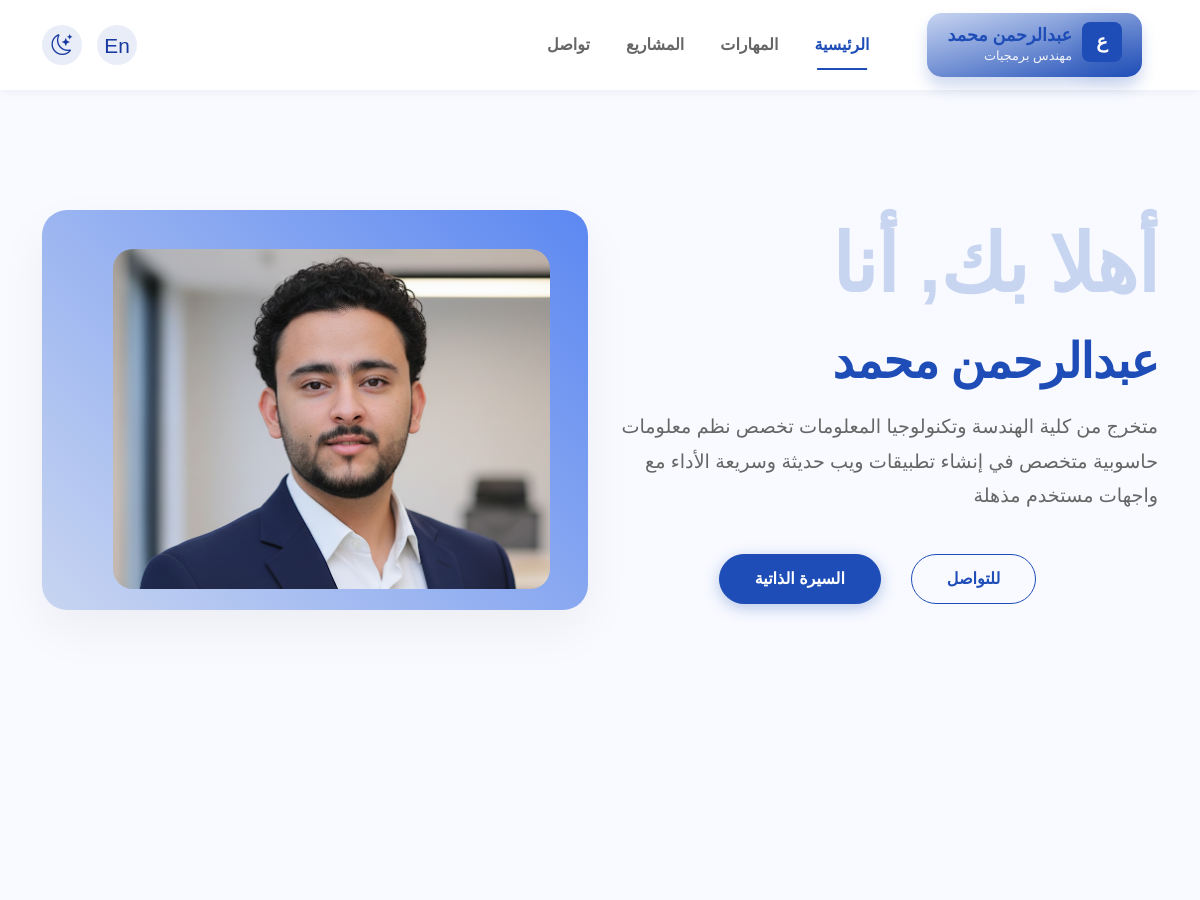
The page /ar/home (upper part) on the database as committed earlier.
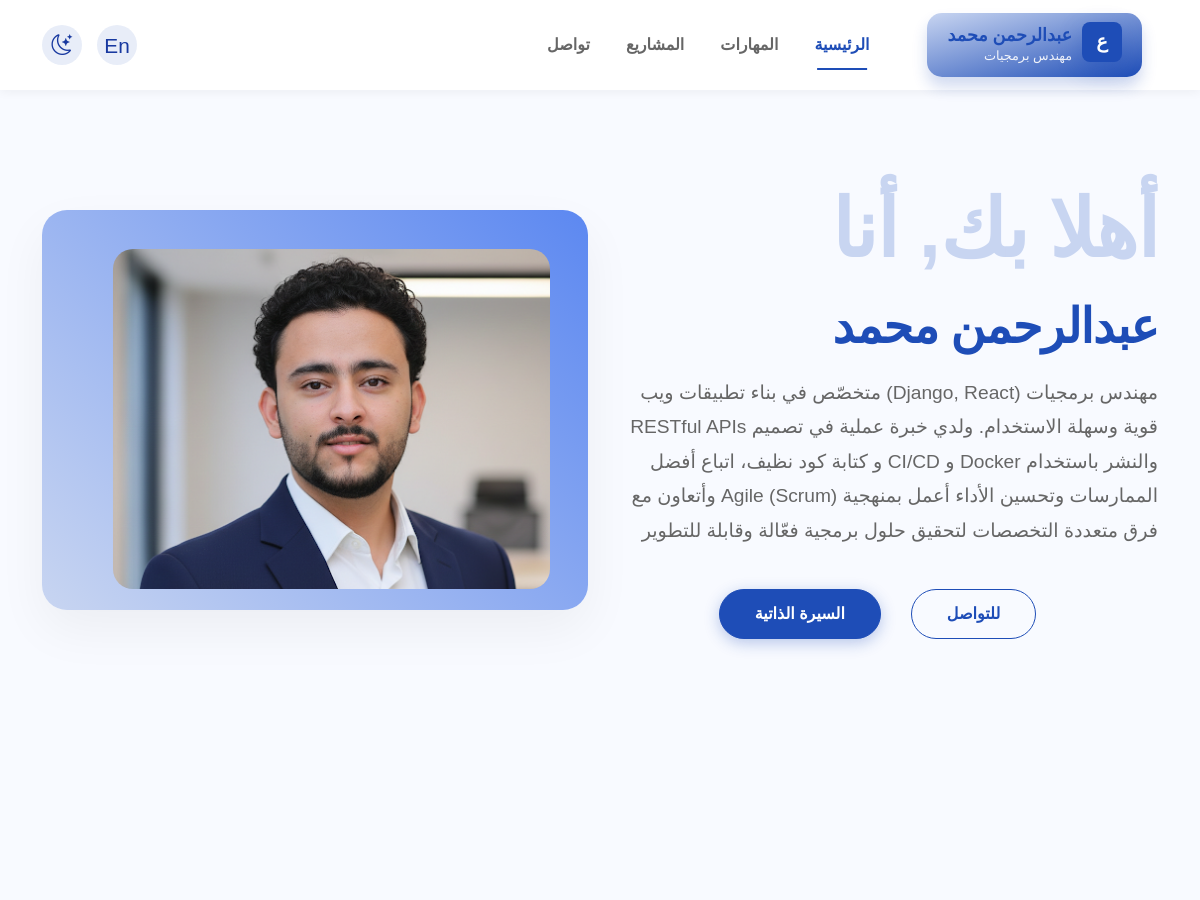
The same page on the database as committed later.
### prof/models.py (models this page shows, shortened)
class PersonalInfo(models.Model):
    brand = models.CharField(max_length=3, null=True, blank=True)
    image = models.ImageField(upload_to='profile/', blank=True)
    name = models.CharField(max_length=150)
    title = models.CharField(max_length=150)
    bio = models.TextField()
    email = models.EmailField()
    phone = models.CharField(max_length=30, blank=True)
    location = models.CharField(max_length=150)
    cv = models.FileField(upload_to='cv/', blank=True)
    class Meta:
        verbose_name = "البيانات الشخصية"
        verbose_name_plural = "البيانات الشخصية"

### prof/views.py (the view)
# urls.py: 2. Add a URL to urlpatterns:  path('', views.home, name='home')
def home(request):
    profile = PersonalInfo.objects.first()
    skills = Skills.objects.all()
    projects = Project.objects.prefetch_related('tech', 'images').all()
    social = SocialLink.objects.all()
    context = {
        'profile': profile,
        'skills': skills,
        'projects': projects,
        'socials': social,
    }
    return render(request, 'prof/index.html', context)

### prof/templates/prof/index.html (shortened to what this page needs)
{% load static %}
{% load i18n %}
<!DOCTYPE html>
<html lang="ar" dir="rtl">
<head>
    <link rel="stylesheet" href="{% static 'prof/css/bootstrap.min.css' %}">
    <link rel="stylesheet" href="https://cdn.jsdelivr.net/gh/devicons/devicon@latest/devicon.min.css" />
    <link rel="stylesheet" href="https://cdn.jsdelivr.net/npm/bootstrap-icons@1.11.1/font/bootstrap-icons.css">
    <link rel="stylesheet" href="https://cdnjs.cloudflare.com/ajax/libs/font-awesome/6.4.0/css/all.min.css">
</head>
<body style="scroll-behavior: smooth;">
    <nav class="navbar navbar-expand-lg sticky-top">
        <div class="container">
            <a class="navbar-brand" href="#home">
                <div class="navbar-brand-box">
                    <div class="brand-logo">{{ profile.brand }}</div>
                    <div class="brand-text">
                        <h1>{{ profile.name }}</h1>
                        <p>{{ profile.title }}</p>
                    </div>
                </div>
            </a>
            <div class="collapse navbar-collapse" style="justify-content: space-between;" id="navbarNav">
                <ul class="navbar-nav">
                    <li class="nav-item">
                        <a class="nav-link active" href="#home">{% trans "الرئيسية" %}</a>
                    </li>
                    <li class="nav-item">
                        <a class="nav-link" href="#skills">{% trans "المهارات" %}</a>
                    </li>
                    <li class="nav-item">
                        <a class="nav-link" href="#projects">{% trans "المشاريع" %}</a>
                    </li>
                    <li class="nav-item">
                        <a class="nav-link" href="#contact">{% trans "تواصل" %}</a>
                    </li>
                </ul>
                <div class="nav-icons">
                    <button class="icon-btn" id="langToggle">
                    </button>
                    <button class="icon-btn" id="darkModeToggle" title="الوضع المظلم">
                        <i class="bi bi-moon-stars"></i>
                    </button>
                </div>
            </div>
        </div>
    </nav>
    <section class="hero-section" id="home">
        <div class="container">
            <div class="row align-items-center">
                <div class="col-lg-6 order-lg-1">
                    <h3 class="w-title">{% trans "أهلا بك, أنا" %}</h3>
                    <h3 class="hero-title">{{ profile.name }}</h3>
                    <p class="hero-description ms-auto">
                        {{ profile.bio }}
                    </p>
                    <div class="d-flex flex-column flex-sm-row " style="justify-content: center; ">
                        <a href="{{ profile.cv.url }}" class="btn btn-primary-custom mb-2 mb-sm-0 order-sm-2"
                            target="_blank">
                            {% trans "السيرة الذاتية"%}</a>
                        <a href="#contact" class="btn btn-outline-primary btn-outline-custom order-sm-1">{% trans "للتواصل" %}</a>
                    </div>
                </div>
                <div class="col-lg-6 order-lg-1 mt-5 mt-lg-0">
                    <div class="feature-card">
                        <img src="{{ profile.image.url }}" alt="تطوير ويب" class="feature-image">
                    </div>
                </div>
            </div>
        </div>
    </section>
</body>
</html>

### prof/templates/prof/index.html (style rules this page uses)
:root { --primary-color: #1e4db7; --bg-light: #f8faff; --bg-white: #ffffff; --text-dark: #333; --text-gray: #666; --text-light: #777; --shadow: 0 2px 10px rgba(0, 0, 0, 0.05); --shadow-lg: 0 20px 50px rgba(0, 0, 0, 0.05); }
body { font-family: 'Cairo', sans-serif; background-color: var(--bg-light); color: var(--text-dark); transition: background-color 0.3s ease, color 0.3s ease; }
.navbar { background-color: var(--bg-white); box-shadow: var(--shadow); transition: background-color 0.3s ease; }
.navbar-brand-box { display: flex; align-items: center; gap: 10px; padding: 12px 20px; border-radius: 15px; background: linear-gradient(345deg, var(--primary-color), #c8d5f1); cursor: pointer; transition: all 0.3s ease; box-shadow: 0 10px 15px rgba(30, 77, 183, 0.2); }
.brand-logo { color: white; width: 40px; height: 40px; display: flex; align-items: center; justify-content: center; border-radius: 8px; font-weight: bold; font-size: 1.2rem; background: var(--primary-color); transform: translateY(-3px); box-shadow: 0 8px 25px rgba(30, 77, 183, 0.3); }
.brand-text h1 { font-size: 1.1rem; margin: 0; color: var(--primary-color); font-weight: 700; }
.brand-text p { font-size: 0.8rem; margin: 0; color: rgba(255, 255, 255, 0.9); }
.nav-link { color: var(--text-gray); font-weight: 600; position: relative; margin: 0 10px; transition: all 0.3s ease; }
.nav-link.active { color: var(--primary-color) !important; }
.nav-link::after { content: ''; position: absolute; bottom: -5px; left: 50%; width: 0; height: 2px; background-color: var(--primary-color); transition: all 0.3s ease; transform: translateX(-50%); }
.nav-link:hover::after, .nav-link.active::after { width: 70%; }
.nav-icons { display: flex; gap: 15px; align-items: center; }
.icon-btn { background: none; border: none; color: #1839a0; font-size: 1.3rem; cursor: pointer; transition: all 0.3s ease; display: flex; align-items: center; justify-content: center; width: 40px; height: 40px; border-radius: 50%; background-color: rgba(30, 77, 183, 0.1); }
.hero-section { padding: 80px 0; background: linear-gradient(180deg, var(--bg-light) 0%, var(--bg-light) 100%); min-height: 80vh; display: flex; align-items: center; }
.w-title { font-size: 5rem; font-weight: 900; color: #c8d5f1; margin-bottom: 20px; letter-spacing: -1px; top: 0; }
.hero-title { font-size: 3rem; font-weight: 800; color: var(--primary-color); margin-bottom: 20px; left: 0%; letter-spacing: -1px; }
.hero-description { font-size: 1.2rem; color: var(--text-gray); line-height: 1.8; margin-bottom: 40px; max-width: 600px; }
.btn-primary-custom { background-color: var(--primary-color); border-color: var(--primary-color); color: white; padding: 12px 35px; border-radius: 50px; font-weight: 600; margin-right: 15px; box-shadow: 0 4px 15px rgba(30, 77, 183, 0.3); transition: all 0.3s ease; }
.btn-outline-custom { color: var(--primary-color); border-color: var(--primary-color); padding: 12px 35px; border-radius: 50px; font-weight: 600; margin-left: 15px; margin-right: 15px; transition: all 0.3s ease; }
.feature-card { background: linear-gradient(-134deg, #5c88f1, #c8d5f1); border-radius: 25px; padding: 20; box-shadow: var(--shadow-lg); align-items: center; transition: all 0.3s ease; height: 400px; justify-content: center; overflow: hidden; }
.feature-image { width: 80%; height: 85%; margin: 7%; border-radius: 20px; object-fit: cover; }
section { opacity: 0; transform: translateY(30px); transition: all 0.8s ease; }
section.visible { opacity: 1; transform: translateY(0); }

Rows that differ between the two databases and show on the page:
changed PersonalInfo "عبدالرحمن محمد": bio "متخرج من كلية الهندسة وتكنولوجيا المعلومات تخصص نظم معلومات حاسوبية متخصص في إنشاء تطبيقات ويب حديثة وسريعة الأداء مع واجهات مستخدم مذهلة" → "مهندس برمجيات (Django, React) متخصّص في بناء تطبيقات ويب قوية وسهلة الاستخدام. ولدي خبرة عملية في تصميم RESTful APIs والنشر باستخدام Docker و CI/CD و كتابة كود نظيف، اتباع أفضل الممارسات وتحسين الأداء أعمل بمنهجية Agile (Scrum) وأتعاون مع فرق متعددة التخصصات لتحقيق حلول برمجية فعّالة وقابلة للتطوير"
